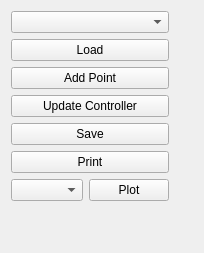
<?xml version="1.0" encoding="UTF-8"?>
<ui version="4.0">
 <class>Form</class>
 <widget class="QWidget" name="Form">
  <property name="geometry">
   <rect>
    <x>0</x>
    <y>0</y>
    <width>204</width>
    <height>253</height>
   </rect>
  </property>
  <property name="sizePolicy">
   <sizepolicy hsizetype="Minimum" vsizetype="Minimum">
    <horstretch>0</horstretch>
    <verstretch>0</verstretch>
   </sizepolicy>
  </property>
  <property name="windowTitle">
   <string>Form</string>
  </property>
  <property name="styleSheet">
   <string notr="true"/>
  </property>
  <layout class="QHBoxLayout" name="horizontalLayout">
   <item>
    <layout class="QVBoxLayout" name="verticalLayout">
     <item>
      <widget class="QComboBox" name="IrisInputBox">
       <property name="enabled">
        <bool>true</bool>
       </property>
      </widget>
     </item>
     <item>
      <widget class="QPushButton" name="bLoad">
       <property name="enabled">
        <bool>true</bool>
       </property>
       <property name="text">
        <string>Load</string>
       </property>
      </widget>
     </item>
     <item>
      <widget class="QPushButton" name="bAddPoint">
       <property name="enabled">
        <bool>true</bool>
       </property>
       <property name="text">
        <string>Add Point</string>
       </property>
      </widget>
     </item>
     <item>
      <widget class="QPushButton" name="bUpdate">
       <property name="enabled">
        <bool>true</bool>
       </property>
       <property name="text">
        <string>Update Controller</string>
       </property>
      </widget>
     </item>
     <item>
      <widget class="QPushButton" name="bSave">
       <property name="enabled">
        <bool>true</bool>
       </property>
       <property name="focusPolicy">
        <enum>Qt::StrongFocus</enum>
       </property>
       <property name="text">
        <string>Save</string>
       </property>
       <property name="checkable">
        <bool>false</bool>
       </property>
      </widget>
     </item>
     <item>
      <widget class="QPushButton" name="bPrint">
       <property name="text">
        <string>Print</string>
       </property>
      </widget>
     </item>
     <item>
      <layout class="QHBoxLayout" name="horizontalLayout_2">
       <item>
        <widget class="QComboBox" name="cVariable"/>
       </item>
       <item>
        <widget class="QPushButton" name="bPlot">
         <property name="text">
          <string>Plot</string>
         </property>
        </widget>
       </item>
      </layout>
     </item>
     <item>
      <spacer name="verticalSpacer">
       <property name="orientation">
        <enum>Qt::Vertical</enum>
       </property>
       <property name="sizeType">
        <enum>QSizePolicy::MinimumExpanding</enum>
       </property>
       <property name="sizeHint" stdset="0">
        <size>
         <width>20</width>
         <height>0</height>
        </size>
       </property>
      </spacer>
     </item>
    </layout>
   </item>
   <item>
    <spacer name="horizontalSpacer">
     <property name="orientation">
      <enum>Qt::Horizontal</enum>
     </property>
     <property name="sizeHint" stdset="0">
      <size>
       <width>0</width>
       <height>20</height>
      </size>
     </property>
    </spacer>
   </item>
  </layout>
 </widget>
 <resources/>
 <connections/>
</ui>
